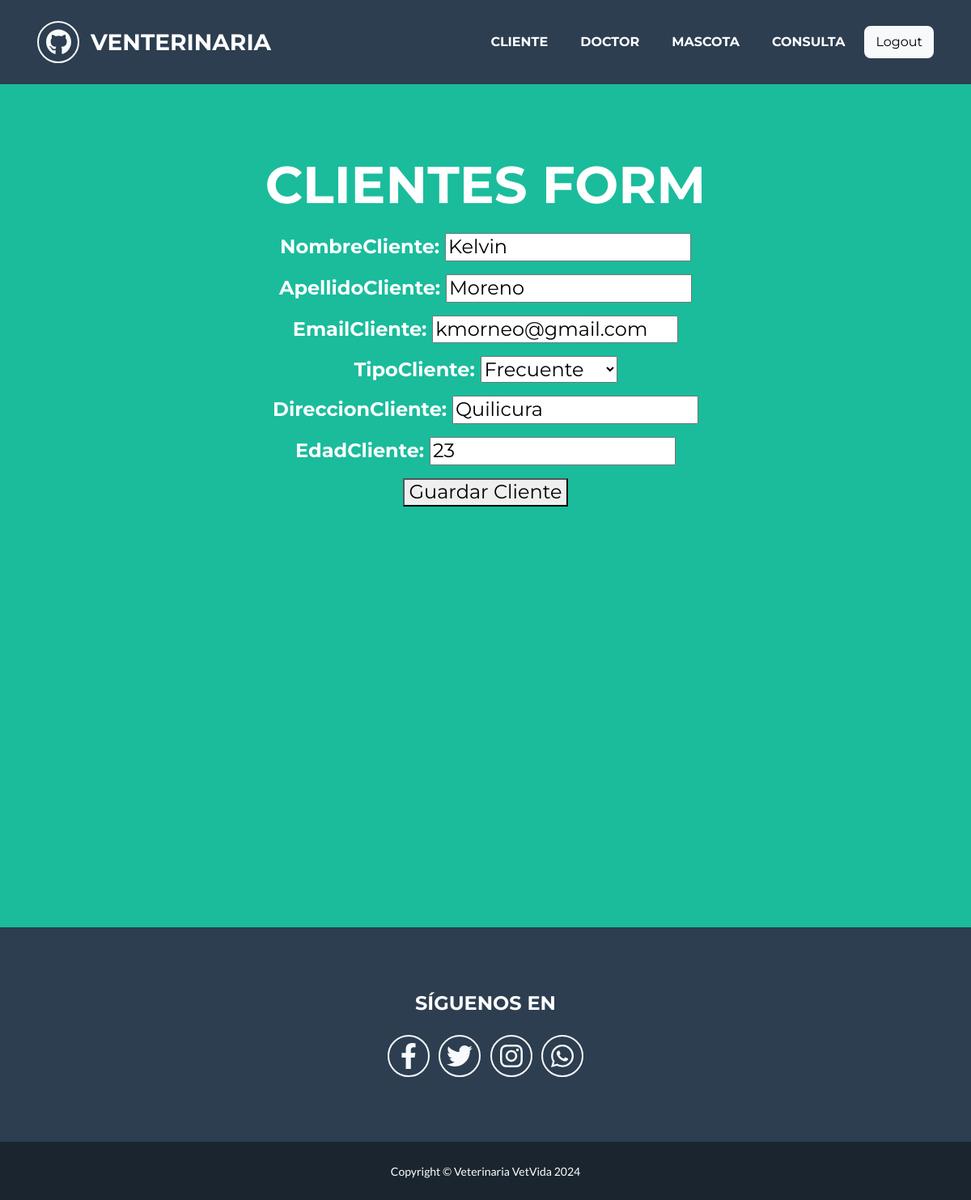
The app's page /clientes/update/22 (signed in), older data.
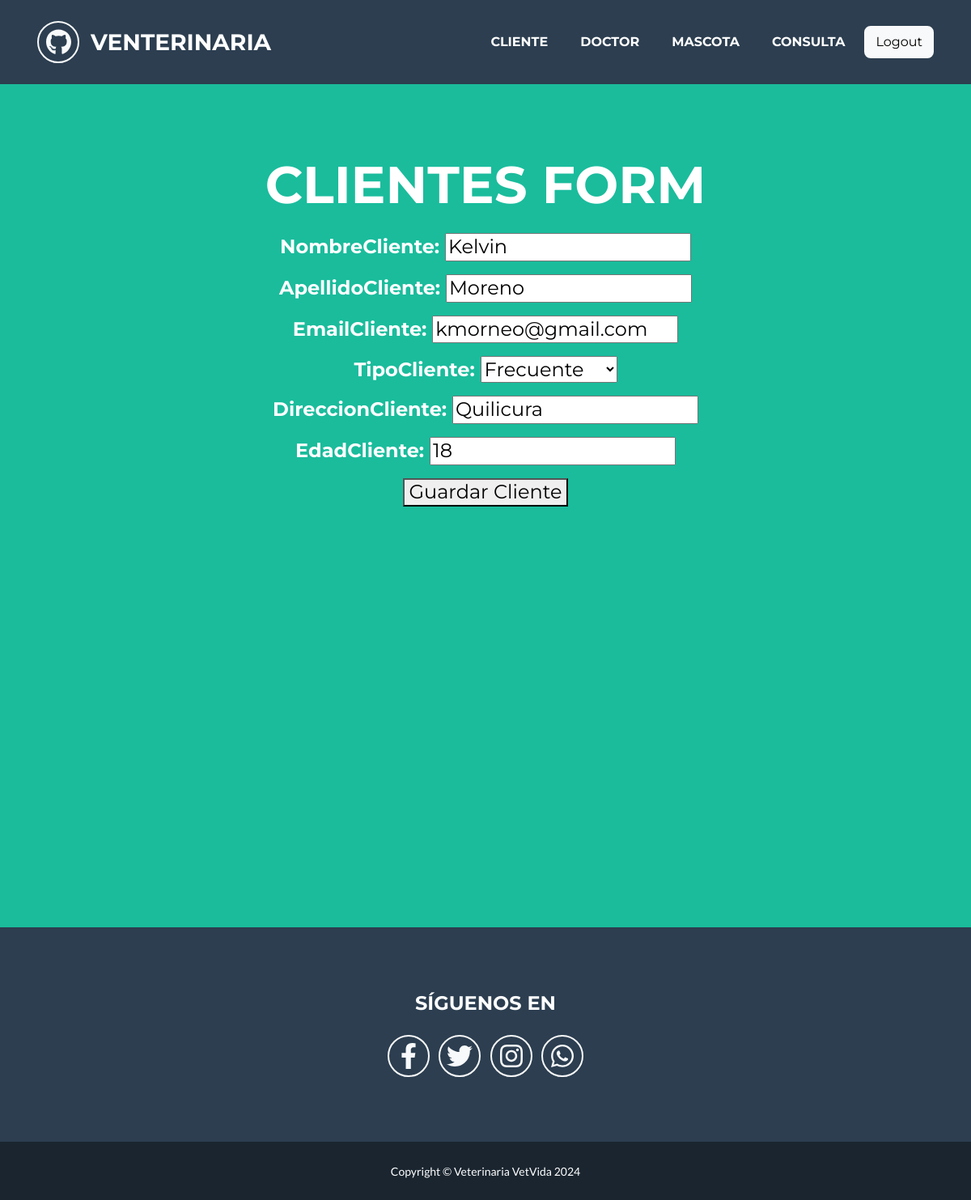
The same page, newer data.
### apps/core/models.py (models this page shows, shortened)
class Cliente(models.Model):
    nombreCliente = models.CharField(max_length=100, null=False, blank=False)
    apellidoCliente = models.CharField(max_length=100, null=False, blank=False)
    emailCliente = models.EmailField(max_length=100, null=True, blank=True)
    tipoCliente = models.ForeignKey(TipoCliente, null=True, blank=True, on_delete = models.CASCADE)
    direccionCliente = models.CharField(max_length=100, null=True, blank=True)
    edadCliente = models.IntegerField(null=True, blank=True)
    class Model:
        verbose_name = "cliente"
        verbose_name_plural = "clientes"

### apps/core/views.py (the view)
# urls.py: path('clientes/update/<int:pk>', views.ClienteUpdateView.as_view(), name='clientes_update'),
class ClienteUpdateView(LoginRequiredMixin, UpdateView):
    model = Cliente
    form_class = ClienteForm
    template_name = 'core/clientes_form.html'
    success_url = 'list'

### apps/core/forms.py
class ClienteForm(forms.ModelForm):
    class Meta:
        model = models.Cliente
        fields = "__all__"

### apps/core/models.py (called while the page is built)
    def __str__(self):
        return f"{self.tipoCliente}"

### apps/core/templates/core/clientes_form.html (shortened to what this page needs)
{% extends 'core/base.html' %}
{% block content %}
    <header style="padding-top: calc(6rem + 104px); padding-bottom: 32rem;" class="masthead bg-primary text-white text-center" >
        <div class="container d-flex align-items-center flex-column">
            <h2 class="masthead-heading text-uppercase mb-0">Clientes Form</h2>
            <h4 style="margin-top: 2rem; max-width: 1000px;">
                <form method="post">
                    {{form.as_p}}
                    <button type="submit">Guardar Cliente</button>
                </form>
            </h4>
        </div>
    </header>
{% endblock content %}

Row changes from the older to the newer data that the page shows:
changed Cliente "Kelvin": edadCliente "23" → "18"
